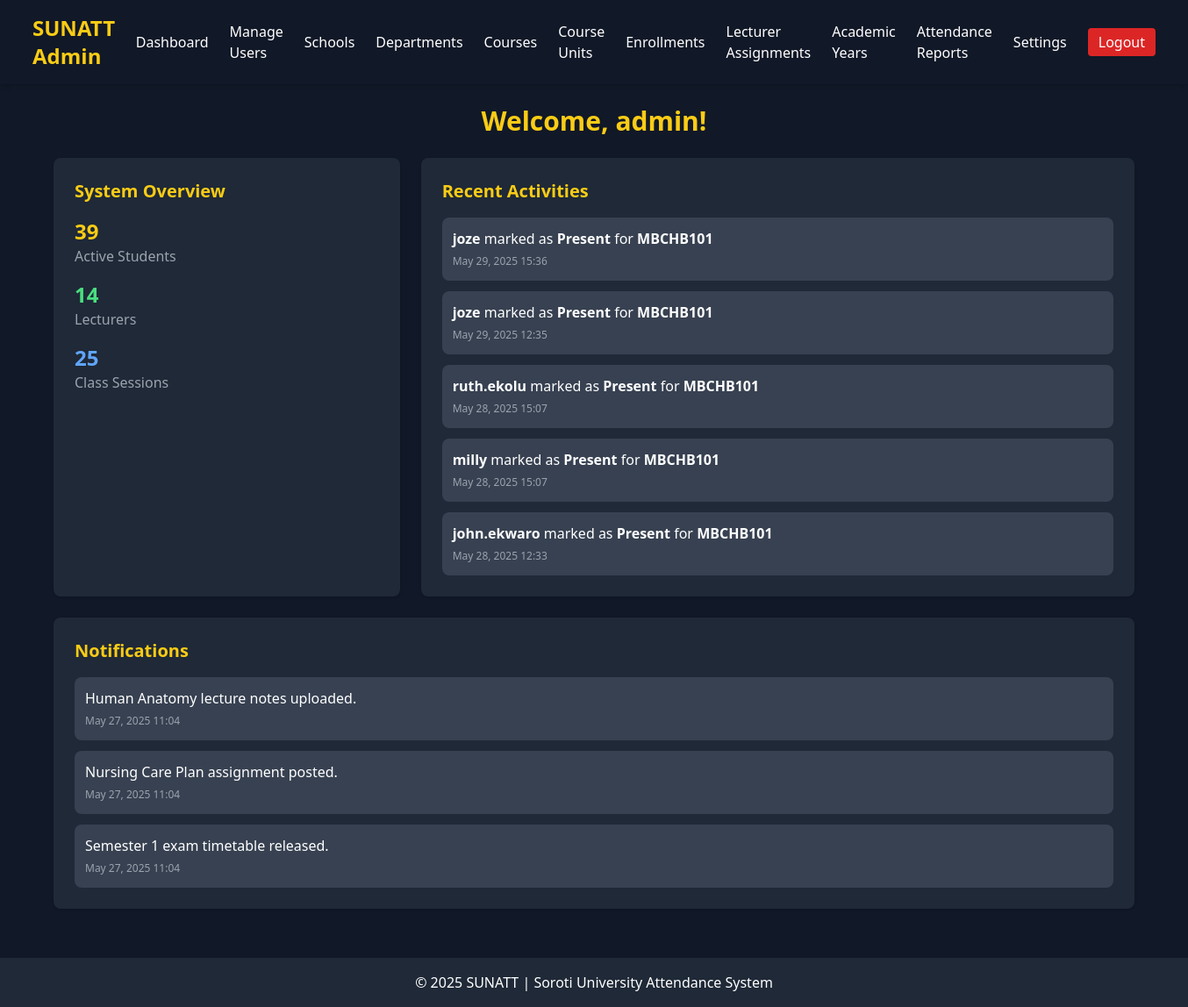
The app's page /admin/dashboard.php (signed in) with its own data.
### tables this page shows
CREATE TABLE `attendance_records` (
  `attendance_id` int(11) NOT NULL,
  `student_id` int(11) DEFAULT NULL,
  `session_id` int(11) DEFAULT NULL,
  `status` enum('Present','Absent','Late') NOT NULL,
  `marked_at` timestamp NOT NULL DEFAULT current_timestamp()
);

CREATE TABLE `users` (
  `user_id` int(11) NOT NULL,
  `username` varchar(50) NOT NULL,
  `password` varchar(255) NOT NULL,
  `email` varchar(100) DEFAULT NULL,
  `phone_number` varchar(20) DEFAULT NULL,
  `user_type` enum('admin','lecturer','student') NOT NULL,
  `face_encoding` text DEFAULT NULL,
  `created_at` timestamp NOT NULL DEFAULT current_timestamp(),
  `deleted_at` datetime DEFAULT NULL,
  `status` varchar(10) NOT NULL DEFAULT 'active',
  `face_features` text DEFAULT NULL
);

CREATE TABLE `course_units` (
  `unit_id` int(11) NOT NULL,
  `unit_name` varchar(100) DEFAULT NULL,
  `unit_code` varchar(20) NOT NULL,
  `course_id` int(11) DEFAULT NULL,
  `semester` int(11) DEFAULT NULL,
  `year` int(11) DEFAULT NULL,
  `credit_units` int(11) DEFAULT NULL
);

CREATE TABLE `notifications` (
  `notification_id` int(11) NOT NULL,
  `user_id` int(11) DEFAULT NULL COMMENT 'Recipient (NULL for all users)',
  `unit_id` int(11) DEFAULT NULL COMMENT 'NULL for general notifications',
  `message` text NOT NULL,
  `created_by` int(11) NOT NULL COMMENT 'Admin or lecturer who created the notification',
  `created_at` timestamp NOT NULL DEFAULT current_timestamp(),
  `is_read` tinyint(1) DEFAULT 0,
  `user_type` enum('admin','lecturer','student') NOT NULL DEFAULT 'lecturer'
);

### admin/dashboard.php (the view, shortened to what this page needs)
<?php
require_once '../db.php';
$admin_id = $_SESSION['user_id'];
$stats = [
    'username' => 'Admin',
    'total_students' => 0,
    'total_lecturers' => 0,
    'total_sessions' => 0,
    'recent_activities' => [],
    'notifications' => [],
    'error' => null
];
try {
    $stmt = $conn->prepare("SELECT username FROM users WHERE user_id = ? AND user_type='admin'");
    $stmt->bind_param("i", $admin_id);
    $stmt->execute();
    $res = $stmt->get_result();
    if ($user = $res->fetch_assoc()) $stats['username'] = $user['username'];
    $stats['total_students'] = $conn->query("SELECT COUNT(*) FROM students WHERE status='active'")->fetch_row()[0];
    $stats['total_lecturers'] = $conn->query("SELECT COUNT(*) FROM lecturers")->fetch_row()[0];
    $stats['total_sessions'] = $conn->query("SELECT COUNT(*) FROM class_sessions")->fetch_row()[0];
    $act_sql = "SELECT ar.marked_at, u.username, cu.unit_code, ar.status
                FROM attendance_records ar
                JOIN users u ON ar.student_id = u.user_id
                JOIN class_sessions cs ON ar.session_id = cs.session_id
                JOIN course_units cu ON cs.unit_id = cu.unit_id
                ORDER BY ar.marked_at DESC LIMIT 5";
    $res = $conn->query($act_sql);
    while ($row = $res->fetch_assoc()) $stats['recent_activities'][] = $row;
    $note_sql = "SELECT message, created_at, is_read FROM notifications
                 WHERE user_id = $admin_id OR user_id IS NULL
                 ORDER BY created_at DESC LIMIT 5";
    $res = $conn->query($note_sql);
    while ($row = $res->fetch_assoc()) $stats['notifications'][] = $row;
} catch (Exception $e) {
    $stats['error'] = "Error fetching data: " . $e->getMessage();
}
?>
<!DOCTYPE html>
<html lang="en">
<head>
    <script src="https://cdn.tailwindcss.com"></script>
</head>
<body class="bg-gray-900 text-white min-h-screen">
<?php include 'admin_navbar.php'; ?>
<main class="container mx-auto p-6">
    <h1 class="text-3xl font-bold text-yellow-400 mb-6 text-center">Welcome, <?= htmlspecialchars($stats['username']) ?>!</h1>
    <div class="grid grid-cols-1 lg:grid-cols-3 gap-6 mb-6">
        <div class="bg-gray-800 rounded-lg shadow p-6 space-y-4">
            <h2 class="text-xl font-semibold text-yellow-400">System Overview</h2>
            <div>
                <p class="text-2xl font-bold text-yellow-400"><?= $stats['total_students'] ?></p>
                <p class="text-gray-400">Active Students</p>
            </div>
            <div>
                <p class="text-2xl font-bold text-green-400"><?= $stats['total_lecturers'] ?></p>
                <p class="text-gray-400">Lecturers</p>
            </div>
            <div>
                <p class="text-2xl font-bold text-blue-400"><?= $stats['total_sessions'] ?></p>
                <p class="text-gray-400">Class Sessions</p>
            </div>
        </div>
        <div class="bg-gray-800 rounded-lg shadow p-6 lg:col-span-2">
            <h2 class="text-xl font-semibold text-yellow-400 mb-4">Recent Activities</h2>
            <?php if (empty($stats['recent_activities'])): ?>
                <p class="text-gray-400">No recent activities.</p>
            <?php else: ?>
                <ul class="space-y-3">
                    <?php foreach ($stats['recent_activities'] as $act): ?>
                        <li class="bg-gray-700 p-3 rounded-lg hover:bg-gray-600 transition">
                            <p><span class="font-semibold"><?= htmlspecialchars($act['username']) ?></span> marked as <span class="font-semibold"><?= htmlspecialchars($act['status']) ?></span> for <span class="font-semibold"><?= htmlspecialchars($act['unit_code']) ?></span></p>
                            <time class="text-xs text-gray-400"><?= date("M j, Y H:i", strtotime($act['marked_at'])) ?></time>
                        </li>
                    <?php endforeach; ?>
                </ul>
            <?php endif; ?>
        </div>
    </div>
    <section class="bg-gray-800 rounded-lg shadow p-6">
        <h2 class="text-xl font-semibold text-yellow-400 mb-4">Notifications</h2>
        <?php if (empty($stats['notifications'])): ?>
            <p class="text-gray-400">No new notifications.</p>
        <?php else: ?>
            <ul class="space-y-3">
                <?php foreach ($stats['notifications'] as $note): ?>
                    <li class="bg-gray-700 p-3 rounded-lg hover:bg-gray-600 transition <?= !$note['is_read'] ? 'border-l-4 border-yellow-400' : '' ?>">
                        <p><?= htmlspecialchars($note['message']) ?></p>
                        <time class="text-xs text-gray-400"><?= date("M j, Y H:i", strtotime($note['created_at'])) ?></time>
                    </li>
                <?php endforeach; ?>
            </ul>
        <?php endif; ?>
    </section>
</main>
<footer class="bg-gray-800 text-center py-4 mt-8">
    <p>© <?= date('Y') ?> SUNATT | Soroti University Attendance System</p>
</footer>
</body>
</html>

### records on screen
attendance_records: users.username "joze", status "Present", course_units.unit_code "MBCHB101", marked_at "May 29, 2025 15:36"
attendance_records: users.username "joze", status "Present", course_units.unit_code "MBCHB101", marked_at "May 29, 2025 12:35"
attendance_records: users.username "ruth.ekolu", status "Present", course_units.unit_code "MBCHB101", marked_at "May 28, 2025 15:07"
attendance_records: users.username "milly", status "Present", course_units.unit_code "MBCHB101", marked_at "May 28, 2025 15:07"
attendance_records: users.username "john.ekwaro", status "Present", course_units.unit_code "MBCHB101", marked_at "May 28, 2025 12:33"
notifications: message "Human Anatomy lecture notes uploaded.", created_at "May 27, 2025 11:04"
notifications: message "Nursing Care Plan assignment posted.", created_at "May 27, 2025 11:04"
notifications: message "Semester 1 exam timetable released.", created_at "May 27, 2025 11:04"

### other values on screen
$item['label'] "Dashboard"
$item['label'] "Manage Users"
$item['label'] "Schools"
$item['label'] "Departments"
$item['label'] "Courses"
$item['label'] "Course Units"
$item['label'] "Enrollments"
$item['label'] "Lecturer Assignments"
$item['label'] "Academic Years"
$item['label'] "Attendance Reports"
$item['label'] "Settings"
$item['label'] "Logout"
$stats['username'] "admin"
$stats['total_students'] "39"
$stats['total_lecturers'] "14"
